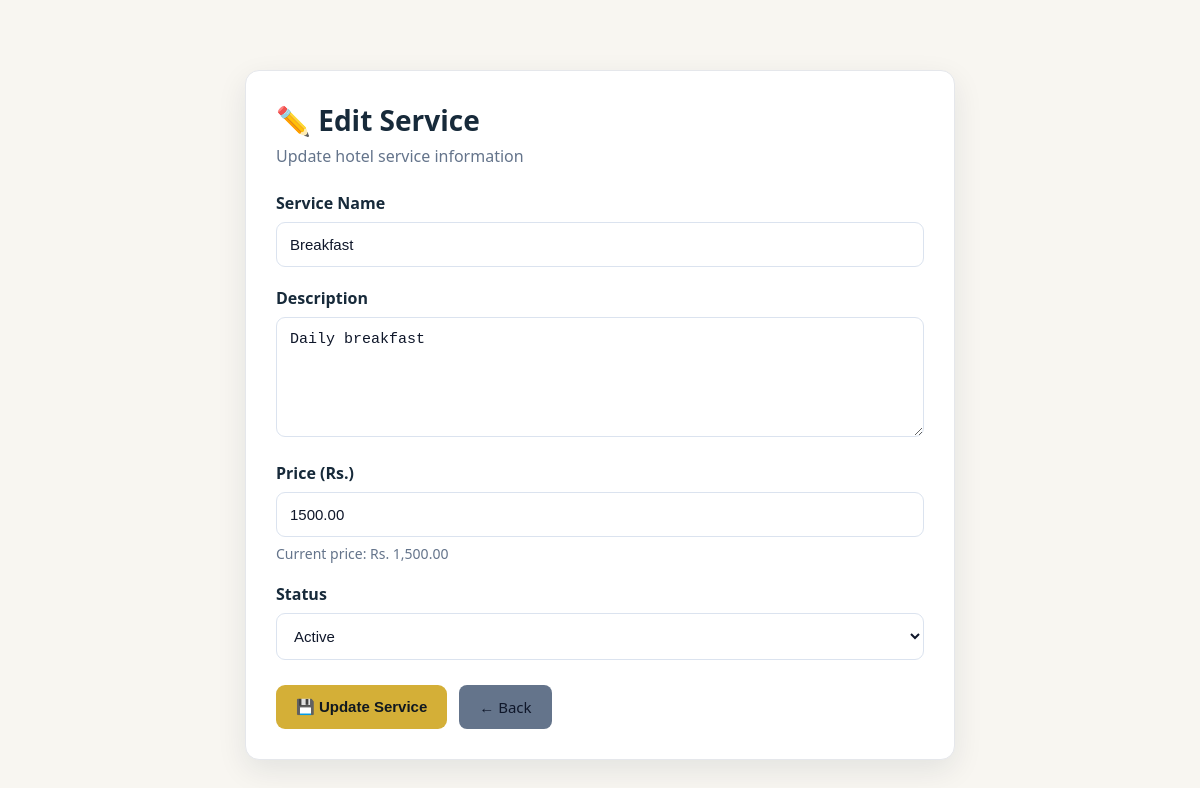
The page /admin/edit_service.php?id=1 on the database its author committed.
### tables this page shows
CREATE TABLE `services` (
  `id` int(11) NOT NULL,
  `service_name` varchar(100) NOT NULL,
  `description` text DEFAULT NULL,
  `price` decimal(10,2) NOT NULL,
  `status` enum('active','inactive') DEFAULT 'active'
);

### admin/edit_service.php (the view, shortened to what this page needs)
<?php
require_once __DIR__ . '/../config/db.php';
$id = isset($_GET['id']) ? (int)$_GET['id'] : 0;
$stmt = $pdo->prepare("
    SELECT *
    FROM services
    WHERE id = ?
");
$stmt->execute([$id]);
$service = $stmt->fetch(PDO::FETCH_ASSOC);
?>
<!DOCTYPE html>
<html lang="en">
<head>
<link rel="stylesheet" href="../assets/css/style.css">
<link rel="stylesheet" href="../assets/css/velora.css">
</head>
<body>
<div class="container">
    <div class="card">
        <div class="header">
            <h1>✏️ Edit Service</h1>
            <p>
                Update hotel service information
            </p>
        </div>
        <form method="POST">
            <div class="form-group">
                <label>
                    Service Name
                </label>
                <input
                    type="text"
                    name="service_name"
                    value="<?= htmlspecialchars(
                        $service['service_name']
                    ) ?>"
                    required
                >
            </div>
            <div class="form-group">
                <label>
                    Description
                </label>
                <textarea
                    name="description"
                ><?= htmlspecialchars(
                    $service['description'] ?? ''
                ) ?></textarea>
            </div>
            <div class="form-group">
                <label>
                    Price (Rs.)
                </label>
                <input
                    type="number"
                    name="price"
                    min="0"
                    step="0.01"
                    value="<?= htmlspecialchars(
                        $service['price']
                    ) ?>"
                    required
                >
                <div class="current-price">
                    Current price:
                    Rs.
                    <?= number_format(
                        (float)$service['price'],
                        2
                    ) ?>
                </div>
            </div>
            <div class="form-group">
                <label>
                    Status
                </label>
                <select name="status">
                    <option
                        value="active"
                        <?= $service['status'] === 'active'
                            ? 'selected'
                            : '' ?>
                    >
                        Active
                    </option>
                </select>
            </div>
            <div class="buttons">
                <button
                    type="submit"
                    name="update_service"
                    class="btn btn-primary"
                >
                    💾 Update Service
                </button>
                <a
                    href="services.php"
                    class="btn btn-secondary"
                >
                    ← Back
                </a>
            </div>
        </form>
    </div>
</div>
</body>
</html>

### assets/css/velora.css (style rules this page uses)
:root { --velora-navy:#0f2034;--velora-dark:#091522;--velora-gold:#d4af37;--velora-gold-hover:#f1ce57; --velora-bg:#f8f6f1;--velora-white:#fff;--velora-text:#172a3a;--velora-muted:#64748b;--velora-border:#e5e7eb; --velora-success:#198754;--velora-danger:#dc3545;--velora-warning:#d4af37;--velora-shadow:0 10px 30px rgba(15,32,52,.09) }
* { box-sizing:border-box }
body { font-family:"Segoe UI",Arial,sans-serif!important;background:var(--velora-bg)!important;color:var(--velora-text)!important }
a { transition:.2s ease }
.btn-primary,.primary-btn,.main-btn,.search-button,.login-btn,.register-btn { background:var(--velora-gold)!important;border-color:var(--velora-gold)!important;color:#101820!important;font-weight:700!important;border-radius:9px!important }
.btn-secondary { background:#64748b!important;border-color:#64748b!important }
.card,.dashboard-card,.stat-card,.booking-card,.summary-card,.info-box,.detail-box,.total-box { background:#fff!important;border:1px solid var(--velora-border)!important;border-radius:14px!important;box-shadow:var(--velora-shadow)!important }

### admin/edit_service.php (style rules this page uses)
* { box-sizing: border-box; margin: 0; padding: 0; }
body { font-family: Arial, sans-serif; background: #f1f5f9; color: #0f172a; }
.container { max-width: 750px; margin: 50px auto; padding: 20px; }
.card { background: #ffffff; padding: 30px; border-radius: 18px; box-shadow: 0 10px 30px rgba(15, 23, 42, 0.08); }
.header { margin-bottom: 25px; }
.header h1 { font-size: 28px; margin-bottom: 6px; }
.header p { color: #64748b; }
.form-group { margin-bottom: 20px; }
label { display: block; font-weight: 600; margin-bottom: 8px; }
input, textarea, select { width: 100%; padding: 13px; border: 1px solid #dbe3ef; border-radius: 9px; font-size: 15px; color: #0f172a; background: #ffffff; }
textarea { min-height: 120px; resize: vertical; }
.buttons { display: flex; gap: 12px; margin-top: 25px; }
.btn { display: inline-block; padding: 12px 20px; border-radius: 8px; border: none; text-decoration: none; cursor: pointer; font-size: 15px; }
.btn-primary { background: #2563eb; color: #ffffff; }
.btn-secondary { background: #e2e8f0; color: #0f172a; }
.current-price { margin-top: 7px; color: #64748b; font-size: 14px; }

### rows shown on the page
services: service_name "Breakfast", description "Daily breakfast", price "1500.00", price "1,500.00", status "Active"
